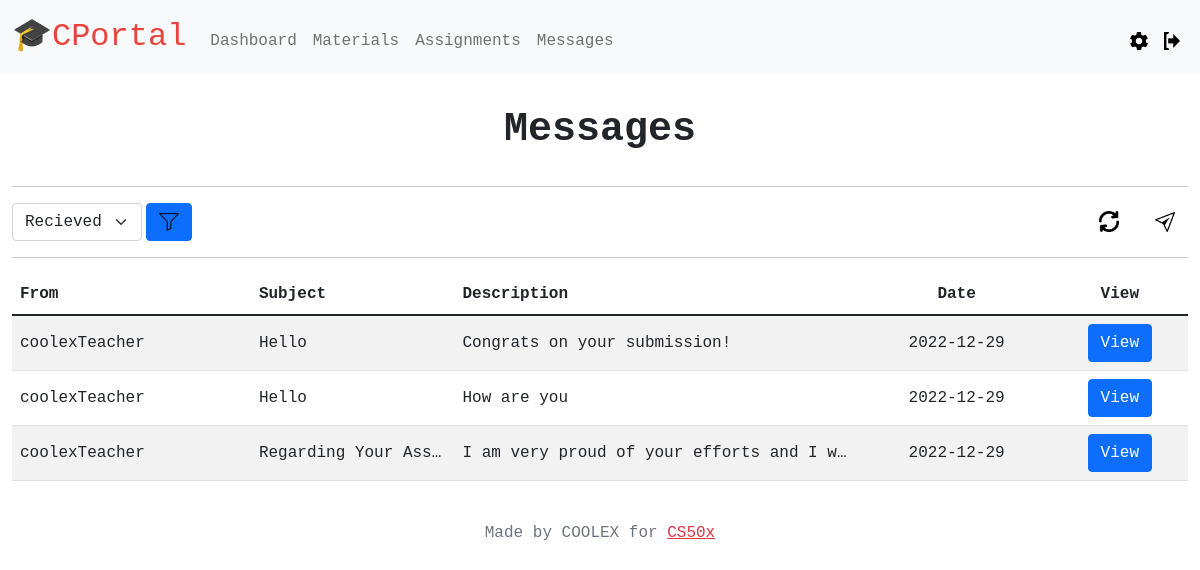
Page /messages (signed in) on the committed database.
### tables this page shows
CREATE TABLE "messages" (
	"id"	INTEGER NOT NULL,
	"subject"	TEXT NOT NULL,
	"description"	TEXT NOT NULL,
	"reciever"	TEXT NOT NULL,
	"sender"	TEXT NOT NULL,
	"creationDate"	DATE,
	PRIMARY KEY("id" AUTOINCREMENT)
);

### app.py (the view)
@app.route("/messages")
@login_required
def messages():
    rows = db.execute("SELECT * FROM users WHERE id = ?", session["user_id"])
    if request.args.get("filter") == "sent":
        messages = db.execute("SELECT * FROM messages WHERE sender = ? ORDER BY id DESC", rows[0]["username"])
    else:
        messages = db.execute("SELECT * FROM messages WHERE reciever = ? ORDER BY id DESC", rows[0]["username"])
    if rows[0]['role'] == "admin":
        info = db.execute("SELECT * FROM admins WHERE username = ?", rows[0]["username"])
        return render_template("messages.html", role="a", info=info, messages=messages, message=request.args.get("filter"))
    elif rows[0]['role'] == "teacher":
        info = db.execute("SELECT * FROM teachers WHERE username = ?", rows[0]["username"])
        return render_template("messages.html", role="t", info=info, messages=messages, message=request.args.get("filter"))
    else:
        info = db.execute("SELECT * FROM students WHERE username = ?", rows[0]["username"])
        return render_template("messages.html", role="s", info=info, messages=messages, message=request.args.get("filter"))

### app.py (called while the page is built)
@app.after_request
def after_request(response):
    response.headers["Cache-Control"] = "no-cache, no-store, must-revalidate"
    response.headers["Expires"] = 0
    response.headers["Pragma"] = "no-cache"
    return response

### helpers.py (called while the page is built)
def login_required(f):
    @wraps(f)
    def decorated_function(*args, **kwargs):
        if session.get("user_id") is None:
            return redirect("/login")
        return f(*args, **kwargs)
    return decorated_function

### templates/messages.html (shortened to what this page needs)
{% extends "layout.html" %}
{% block main %}
<h1 class="text-center p-3"><strong>Messages</strong></h1>
<hr class="spacer">
<div class="row">
    <div class="col text-start">
        <form action="/messages" method="get" class="d-flex">
        <select class="form-select" style="width: 130px;" name="filter">
            {% if message == "sent" %}
            <option value="recieved">Recieved</option>
            <option value="sent" selected>Sent</option>
            {% else %}
            <option value="recieved" selected>Recieved</option>
            {% endif %}
        </select>
        <button class="btn btn-primary ms-1" type="submit">
            <img src="/static/filter-line-icon.png" alt="Filter" width="20">
        </button>
        </form>
    </div>
    <div class="col text-end">
        <button type="button" class="btn" onClick="window.location.reload();">
            <img src="/static/refresh-icon.png" alt="Refresh" width="20">
        </button>
        <button type="button" class="btn" data-bs-toggle="modal" data-bs-target="#sendMessage">
            <img src="/static/sent-icon.png" alt="Send a message" width="20">
        </button>
    </div>
</div>
<hr class="spacer">
{% if messages %}
<div class="container-mx-0 overflow-auto text-nowrap" style="max-height: 375px;">
    <table class="table table-striped">
        <thead>
            <tr class="fw-bold">
                {% if message == "sent" %}
                <th class="text-start">To</th>
                {% else %}
                <th class="text-start">From</th>
                {% endif %}
                <th class="text-start">Subject</th>
                <th class="text-start">Description</th>
                <th class="text-center">Date</th>
                <th class="text-center">View</th>
            </tr>
        </thead>
        <tbody>
            {% for messages in messages %}
            <tr>
                {% if message == "sent" %}
                    <td class="text-start align-middle">{{ messages["reciever"] }}</td>
                {% else %}
                    <td class="text-start align-middle">{{ messages["sender"] }}</td>
                {% endif %}
                <td class="text-start text-truncate align-middle" style="max-width: 10vw;">{{ messages["subject"] }}</td>
                <td class="text-start text-truncate align-middle" style="max-width: 20vw;">{{ messages["description"] }}</td>
                <td class="text-center align-middle">{{ messages["creationDate"] }}</td>
                <td class="text-center">
                    <button type="button" class="btn btn-primary" data-bs-toggle="modal" data-bs-target="#viewMessage{{ messages['id'] }}">
                        View
                    </button>
                </td>
            </tr>
            {% endfor %}
        </tbody>
    </table>
</div>
{% else %}
<h4 class="card-text text-center align-middle my-5">No Messages!</h4>
{% endif %}
{% endblock %}

### static/styles.css (style rules this page uses)
body { font-family: "Fantasy", "Courier New", monospace; }

### rows in the picture
messages: sender "coolexTeacher", subject "Hello", description "Congrats on your submission!", creationDate "2022-12-29"
messages: sender "coolexTeacher", subject "Hello", description "How are you", creationDate "2022-12-29"
messages: sender "coolexTeacher", subject "Regarding Your Ass…", description "I am very proud of your efforts and I w…", creationDate "2022-12-29"
